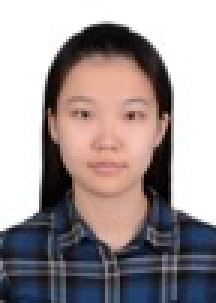
#> input picture tmp2.jpg, 72 x 101 px (shown 3 times larger)
$ python -i facehistogram.py   (imports and definitions only)   (Python 2 division)
#> lines starting #> are read from the running program, lines starting #| are printed output that depends on the picture
### facerepl/facepp.py
# -*- coding: utf-8 -*-
# $File: facepp.py
# $Date: Thu May 16 14:59:36 2013 +0800
# $Author: jiakai@megvii.com
#
# This program is free software. It comes without any warranty, to
# the extent permitted by applicable law. You can redistribute it
# and/or modify it under the terms of the Do What The Fuck You Want
# To Public License, Version 2, as published by Sam Hocevar. See
# http://sam.zoy.org/wtfpl/COPYING (copied as below) for more details.
#
#                DO WHAT THE FUCK YOU WANT TO PUBLIC LICENSE
#                        Version 2, December 2004
#
#     Copyright (C) 2004 Sam Hocevar <sam@hocevar.net>
#
#     Everyone is permitted to copy and distribute verbatim or modified
#     copies of this license document, and changing it is allowed as long
#     as the name is changed.
#
#                DO WHAT THE FUCK YOU WANT TO PUBLIC LICENSE
#       TERMS AND CONDITIONS FOR COPYING, DISTRIBUTION AND MODIFICATION
#
#      0. You just DO WHAT THE FUCK YOU WANT TO.

"""a simple facepp sdk
example:
api = API(key, secret)
api.detection.detect(img = File('/tmp/test.jpg'))"""

__all__ = ['File', 'APIError', 'API']


DEBUG_LEVEL = 1

import sys
import socket
import urllib
import urllib2
import json
import os
import os.path
import itertools
import mimetools
import mimetypes
import time
import tempfile
from collections import Iterable
from cStringIO import StringIO

class File(object):
    """an object representing a local file"""
    path = None
    content = None
    def __init__(self, path):
        self.path = path
        self._get_content()

    # [45 lines left out: functions _resize_cv2, _resize_PIL, _get_content, not called in this run]

    def get_filename(self):
        return os.path.basename(self.path)


class APIError(Exception):
    code = None
    """HTTP status code"""

    url = None
    """request URL"""

    body = None
    """server response body; or detailed error information"""

    # [4 lines left out: function __init__, not called in this run]

    def __str__(self):
        return 'code={s.code}\nurl={s.url}\n{s.body}'.format(s = self)

    __repr__ = __str__


class API(object):
    key = None
    secret = None
    server = 'http://apicn.faceplusplus.com/'

    decode_result = True
    timeout = None
    max_retries = None
    retry_delay = None

    def __init__(self, key, secret, srv = None,
            decode_result = True, timeout = 30, max_retries = 10,
            retry_delay = 5):
        """:param srv: The API server address
        :param decode_result: whether to json_decode the result
        :param timeout: HTTP request timeout in seconds
        :param max_retries: maximal number of retries after catching URL error
            or socket error
        :param retry_delay: time to sleep before retrying"""
        self.key = key
        self.secret = secret
        if srv:
            self.server = srv
        self.decode_result = decode_result
        assert timeout >= 0 or timeout is None
        assert max_retries >= 0
        self.timeout = timeout
        self.max_retries = max_retries
        self.retry_delay = retry_delay

        _setup_apiobj(self, self, [])

    # [13 lines left out: functions wait_async, update_request, not called in this run]


def _setup_apiobj(self, api, path):
    if self is not api:
        self._api = api
        self._urlbase = api.server + '/'.join(path)

    lvl = len(path)
    done = set()
    for i in _APIS:
        if len(i) <= lvl:
            continue
        cur = i[lvl]
        if i[:lvl] == path and cur not in done:
            done.add(cur)
            setattr(self, cur, _APIProxy(api, i[:lvl + 1]))

class _APIProxy(object):
    _api = None
    """underlying :class:`API` object"""

    _urlbase = None

    def __init__(self, api, path):
        _setup_apiobj(self, api, path)

    # [70 lines left out: functions __call__, _mkarg, not called in this run]

    def geturl(self, **kargs):
        """return the request url"""
        return self._urlbase + '?' + urllib.urlencode(self._mkarg(kargs))

    def visit(self, browser = 'chromium', **kargs):
        """visit the url in browser"""
        os.system('{0} "{1}"'.format(browser, self.geturl(**kargs)))


# ref: http://www.doughellmann.com/PyMOTW/urllib2/
class _MultiPartForm(object):
    """Accumulate the data to be used when posting a form."""

    # [5 lines left out: function __init__, not called in this run]

    def get_content_type(self):
        return 'multipart/form-data; boundary=%s' % self.boundary

    # [49 lines left out: functions add_field, add_file, __str__, not called in this run]


def _print_debug(msg):
    if DEBUG_LEVEL:
        sys.stderr.write(str(msg) + '\n')

_APIS = [
  '/detection/detect',
  '/detection/landmark',
  '/faceset/add_face',
  '/faceset/create',
  '/faceset/delete',
  '/faceset/get_info',
  '/faceset/remove_face',
  '/faceset/set_info',
  '/group/add_person',
  '/group/create',
  '/group/delete',
  '/group/get_info',
  '/group/remove_person',
  '/group/set_info',
  '/grouping/grouping',
  '/info/get_app',
  '/info/get_face',
  '/info/get_faceset_list',
  '/info/get_group_list',
  '/info/get_image',
  '/info/get_person_list',
  '/info/get_quota',
  '/info/get_session',
  '/person/add_face',
  '/person/create',
  '/person/delete',
  '/person/get_info',
  '/person/remove_face',
  '/person/set_info',
  '/recognition/compare',
  '/recognition/group_search',
  '/recognition/identify',
  '/recognition/recognize',
  '/recognition/search',
  '/recognition/test_train',
  '/recognition/train',
  '/recognition/verify',
  '/train/group_search',
  '/train/identify',
  '/train/recognize',
  '/train/search',
  '/train/verify'
]

_APIS = [i.split('/')[1:] for i in _APIS]

### facerepl/facehistogram.py

import sys

import cv2
import numpy as np
from matplotlib import pyplot as plt

import contour
from facepp import API, File, APIError

API_KEY = 'bf7eae5ed9cf280218450523049d5f94'
API_SECRET = 'o6SeKJTnaoczTb-j6PBEGXvkiVz2hp71'
api = API(API_KEY, API_SECRET)

def crop_face(face, img, img_height, img_width):
	center = face['position']['center']
	# scale a little bit
	w = face['position']['width'] * img_width / 100
	h = face['position']['height'] * img_height / 100
	x = center['x'] * img_width / 100
	y = center['y'] * img_height / 100
	(x0, x1) = (x-w/2, x+w/2)
	(y0, y1) = (y-h/2, y+h/2)
	face_img = img[y0:y1, x0:x1, :]
	return face_img

def histogram_match(src_face_img, dst_face_img):
	# [4 lines of commented-out code are left out]
	src_hist, bin = np.histogram(src_face_img.flatten(), 256, [0,256])
	src_cdf = src_hist.cumsum()
	src_cdf_norm = src_cdf * src_hist.max()/ src_cdf.max()

	dst_hist, bin = np.histogram(dst_face_img.flatten(), 256, [0,256])
	dst_cdf = dst_hist.cumsum()
	dst_cdf_norm = dst_cdf * dst_hist.max()/ dst_cdf.max()
	#plt.plot(dst_cdf_norm, color='r')
	# apply the histogram matching
	src_min = src_face_img.min()
	src_max = src_face_img.max()
	dst_min = dst_face_img.min()
	dst_max = dst_face_img.max()

	lut = np.zeros((256,1))
	g_J = 0
	for g_I in xrange(256):
		while g_J < 255 and src_cdf_norm[g_J] < dst_cdf_norm[g_I]:
			g_J += 1
		lut[g_I] = g_J
	print lut.T

	res_img = src_face_img.copy()
	for x in xrange(src_face_img.shape[0]):
		for y in xrange(src_face_img.shape[1]):
			#print res_img[x][y],
			res_img[x][y] = lut[src_face_img[x][y]]
			#print res_img[x][y]
	#cv2.imshow('rst', res_img)
	#cv2.waitKey(0)

	new_hist, bin = np.histogram(res_img.flatten(), 256, [0,256])
	new_cdf = new_hist.cumsum()
	new_cdf_norm = new_cdf * new_hist.max()/ new_cdf.max()
	# [8 lines of commented-out code are left out]
	return res_img

# [52 lines not run here, left out]

>>> import cv2
>>> picture = cv2.imread('../tmp2.jpg', cv2.IMREAD_GRAYSCALE)
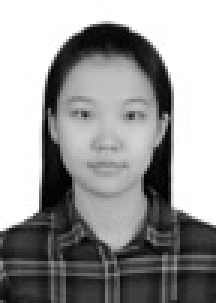
#> picture: shape (101, 72) (shown 3 times larger); min 0, max 255, mean 151.9
>>> result = histogram_match(picture, 'out.png')
#> in histogram_match, `src_hist, bin = np.histogram(src_face_img.flatten(), 256, [0,256])`: src_hist = 256 values, max 2255 at index 255, min 0 at index 215, mean 28.41; bin = 257 values from 0 to 256
#> in histogram_match, `src_cdf = src_hist.cumsum()`: src_cdf = 256 values from 11 to 7272
#> in histogram_match, `src_cdf_norm = src_cdf * src_hist.max()/ src_cdf.max()`: src_cdf_norm = 256 values from 3 to 2255
#> (the run stopped early here; a loop or call above may not have finished)

$ run again, on Alberto_Ruiz_Gallardon_0001.png
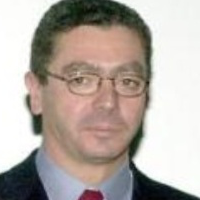
#> input picture Alberto_Ruiz_Gallardon_0001.png, 200 x 200 px
#> `picture = cv2.imread('../tmp2.jpg', cv2.IMREAD_GRAYSCALE)`:
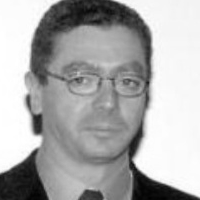
#> picture: shape (200, 200); min 0, max 255, mean 170.9
#> src_hist = 256 values, max 1917 at index 252, min 1 at index 0, mean 156.2; bin = 257 values from 0 to 256
#> src_cdf = 256 values from 1 to 40000
#> src_cdf_norm = 256 values from 0 to 1917

$ run again, on Jose_Maria_Aznar_0005.png
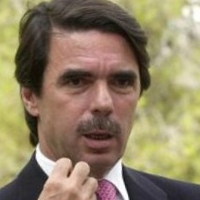
#> input picture Jose_Maria_Aznar_0005.png, 200 x 200 px
#> `picture = cv2.imread('../tmp2.jpg', cv2.IMREAD_GRAYSCALE)`:
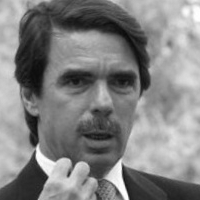
#> picture: shape (200, 200); min 10, max 255, mean 129.7
#> src_hist = 256 values, max 361 at index 188, min 0 at index 0, mean 156.2; bin = 257 values from 0 to 256
#> src_cdf = 256 values from 0 to 40000
#> src_cdf_norm = 256 values from 0 to 361

$ run again, on tmp.png
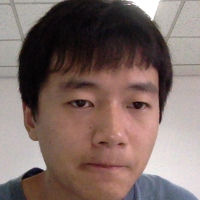
#> input picture tmp.png, 200 x 200 px
#> `picture = cv2.imread('../tmp2.jpg', cv2.IMREAD_GRAYSCALE)`:
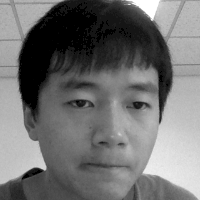
#> picture: shape (200, 200); min 0, max 255, mean 113
#> src_hist = 256 values, max 3732 at index 0, min 0 at index 1, mean 156.2; bin = 257 values from 0 to 256
#> src_cdf = 256 values from 3732 to 40000
#> src_cdf_norm = 256 values from 348 to 3732
